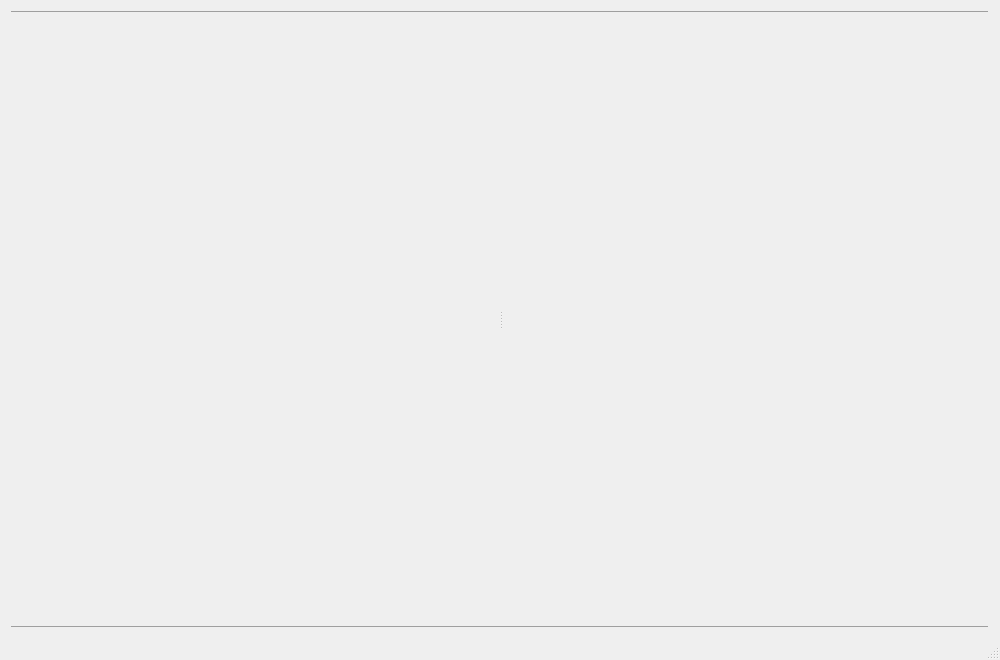
<?xml version="1.0" encoding="UTF-8"?>
<ui version="4.0">
 <class>TomahawkWindow</class>
 <widget class="QMainWindow" name="TomahawkWindow">
  <property name="geometry">
   <rect>
    <x>0</x>
    <y>0</y>
    <width>1000</width>
    <height>660</height>
   </rect>
  </property>
  <property name="windowTitle">
   <string>Tomahawk</string>
  </property>
  <widget class="QWidget" name="centralWidget">
   <layout class="QVBoxLayout" name="verticalLayout">
    <item>
     <widget class="QFrame" name="hline1">
      <property name="maximumSize">
       <size>
        <width>16777215</width>
        <height>1</height>
       </size>
      </property>
      <property name="frameShape">
       <enum>QFrame::HLine</enum>
      </property>
      <property name="frameShadow">
       <enum>QFrame::Raised</enum>
      </property>
     </widget>
    </item>
    <item>
     <widget class="QSplitter" name="splitter">
      <property name="orientation">
       <enum>Qt::Horizontal</enum>
      </property>
      <property name="handleWidth">
       <number>3</number>
      </property>
      <widget class="QWidget" name="sidebarWidget" native="true"/>
      <widget class="QWidget" name="playlistWidget" native="true"/>
     </widget>
    </item>
    <item>
     <widget class="QFrame" name="hline2">
      <property name="maximumSize">
       <size>
        <width>16777215</width>
        <height>1</height>
       </size>
      </property>
      <property name="frameShape">
       <enum>QFrame::HLine</enum>
      </property>
      <property name="frameShadow">
       <enum>QFrame::Raised</enum>
      </property>
     </widget>
    </item>
   </layout>
  </widget>
  <widget class="QStatusBar" name="statusBar"/>
 </widget>
 <layoutdefault spacing="6" margin="11"/>
 <resources/>
 <connections/>
 <slots>
  <slot>on_btnResolve_clicked()</slot>
 </slots>
</ui>
